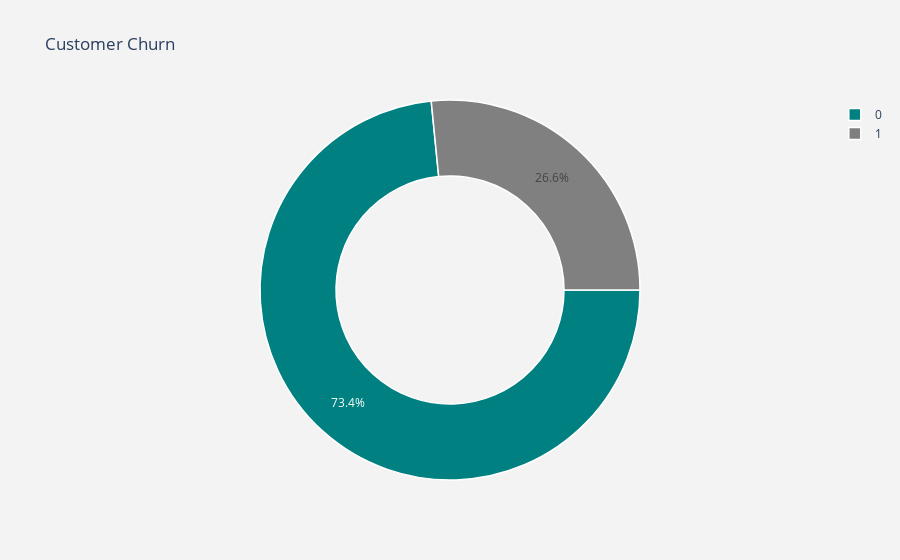

The code cell stored with this chart in its notebook:
### Markdown cell above
### Data Visualization

### Code cell
# Visualize Total Customer Churn
plot_by_churn_labels = churn_dataset["Churn"].value_counts().keys().tolist()
plot_by_churn_values = churn_dataset["Churn"].value_counts().values.tolist()

plot_data= [
    go.Pie(labels = plot_by_churn_labels,
           values = plot_by_churn_values,
           marker = dict(colors =  [ 'Teal' ,'Grey'],
                         line = dict(color = "white",
                                     width =  1.5)),
           rotation = 90,
           hoverinfo = "label+value+text",
           hole = .6)
]
plot_layout = go.Layout(dict(title = "Customer Churn",
                   plot_bgcolor  = "rgb(243,243,243)",
                   paper_bgcolor = "rgb(243,243,243)",))


fig = go.Figure(data=plot_data, layout=plot_layout)
po.iplot(fig)

### Figure 1 — Plotly figure (JSON) as saved in the notebook; plotly's stock layout.template omitted (floating-point values rounded to 4 significant figures)
{"data": [{"hole": 0.6, "hoverinfo": "label+value+text", "labels": [0, 1], "marker": {"colors": ["Teal", "Grey"], "line": {"color": "white", "width": 1.5}}, "rotation": 90, "type": "pie", "values": [5163, 1869]}], "layout": {"paper_bgcolor": "rgb(243,243,243)", "plot_bgcolor": "rgb(243,243,243)", "title": {"text": "Customer Churn"}}}
